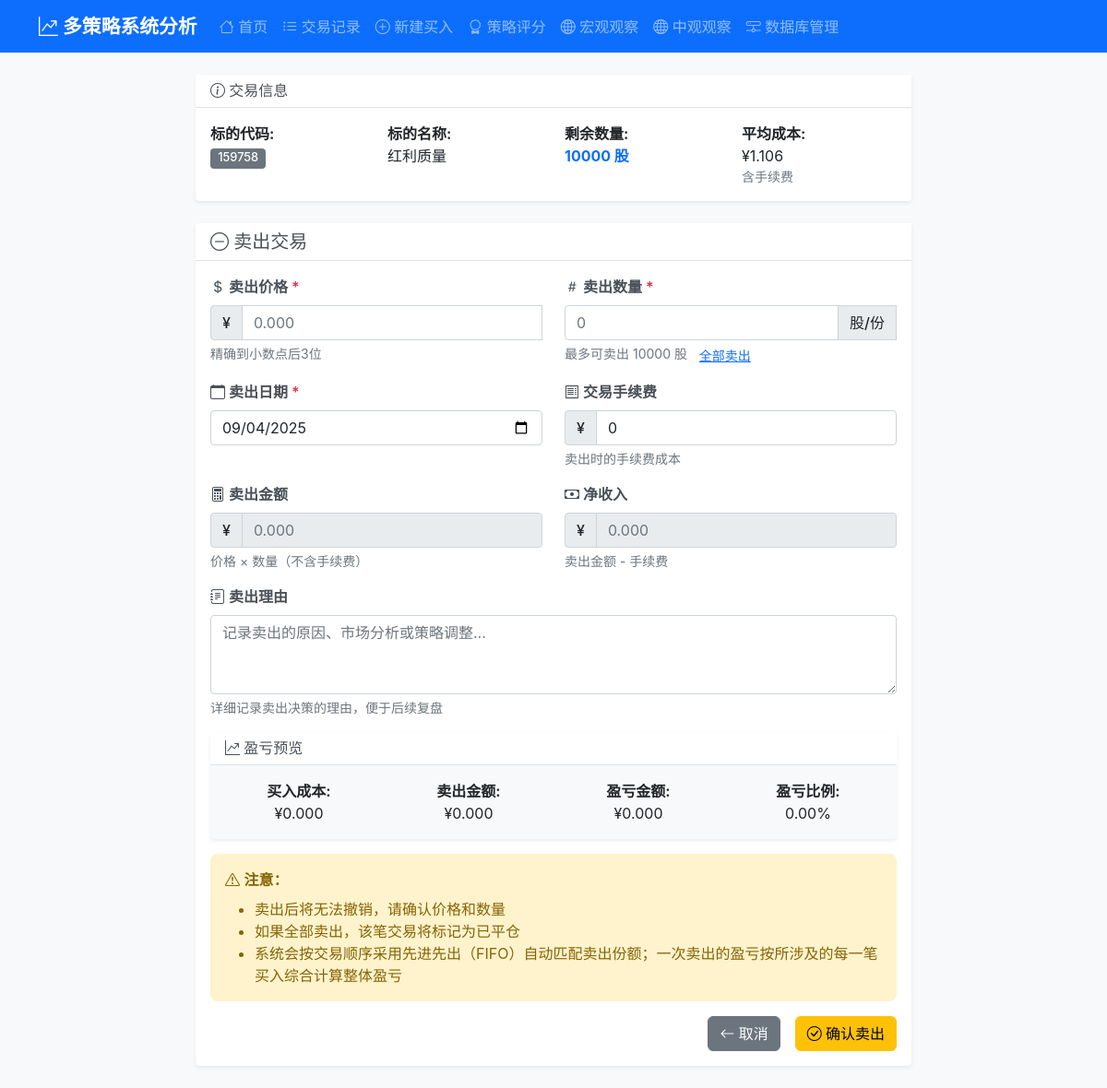
The app's page /add_sell/206 with its own data.
### tables this page shows
CREATE TABLE trades (
                id INTEGER PRIMARY KEY AUTOINCREMENT,
                symbol_code TEXT NOT NULL,
                symbol_name TEXT NOT NULL,
                open_date DATE NOT NULL,
                close_date DATE,
                status TEXT DEFAULT 'open',  -- open: 持仓中, closed: 已平仓
                total_buy_amount DECIMAL(15,3) DEFAULT 0,
                total_buy_quantity INTEGER DEFAULT 0,
                total_sell_amount DECIMAL(15,3) DEFAULT 0,
                total_sell_quantity INTEGER DEFAULT 0,
                remaining_quantity INTEGER DEFAULT 0,
                total_profit_loss DECIMAL(15,3) DEFAULT 0,
                total_profit_loss_pct DECIMAL(8,4) DEFAULT 0,
                holding_days INTEGER DEFAULT 0,
                created_at TIMESTAMP DEFAULT CURRENT_TIMESTAMP,
                updated_at TIMESTAMP DEFAULT CURRENT_TIMESTAMP
            , strategy TEXT DEFAULT "trend", trade_log TEXT, deleted_at TIMESTAMP, deleted_reason TEXT, strategy_id INTEGER, is_deleted INTEGER DEFAULT 0, delete_date TIMESTAMP, delete_reason TEXT, operator_note TEXT, total_gross_profit DECIMAL(15,3) DEFAULT 0, total_net_profit DECIMAL(15,3) DEFAULT 0, total_net_profit_pct DECIMAL(8,4) DEFAULT 0, total_buy_fees DECIMAL(15,3) DEFAULT 0, total_sell_fees DECIMAL(15,3) DEFAULT 0, total_fees DECIMAL(15,3) DEFAULT 0, total_fee_ratio_pct DECIMAL(8,4) DEFAULT 0);

### routes/trading_routes.py (the view, shortened to what this page needs)
@trading_bp.route('/add_sell/<int:trade_id>', methods=['GET', 'POST'])
def add_sell(trade_id):
    if request.method == 'GET':
        try:
            trading_service = TradingService(current_app.db_service)
            trade = trading_service.get_trade_by_id(trade_id)
            if not trade:
                return redirect(url_for('trading.trades'))
            db = current_app.db_service
            row = db.execute_query(
                """
                SELECT COALESCE(SUM(price * quantity), 0) AS gross_buy,
                       COALESCE(SUM(quantity), 0) AS qty
                FROM trade_details
                WHERE trade_id = ? AND transaction_type = 'buy' AND is_deleted = 0
                """,
                (trade_id,),
                fetch_one=True,
            )
            gross_buy = row['gross_buy'] if row else 0
            qty = row['qty'] if row else 0
            avg_buy_price_ex_fee = float(gross_buy) / float(qty) if qty else 0.0
            return render_template('add_sell.html', trade=trade, avg_buy_price_ex_fee=avg_buy_price_ex_fee)
        except Exception as e:
            current_app.logger.error(f"卖出页面加载失败: {str(e)}")
            return redirect(url_for('trading.trades'))

### services/database_service.py (called while the page is built)
    def execute_query(self, query: str, params: tuple = (), fetch_one: bool = False, fetch_all: bool = True) -> Any:
        with self.get_connection() as conn:
            cursor = conn.cursor()
            cursor.execute(query, params)
            if query.strip().upper().startswith(('INSERT', 'UPDATE', 'DELETE')):
                conn.commit()
            if fetch_one:
                return cursor.fetchone()
            elif fetch_all:
                return cursor.fetchall()
            else:
                return cursor.lastrowid

### services/trading_service.py (called while the page is built)
    def get_trade_by_id(self, trade_id: int, include_deleted: bool = False) -> Optional[Dict[str, Any]]:
        query = "SELECT t.*, s.name as strategy_name FROM trades t LEFT JOIN strategies s ON t.strategy_id = s.id WHERE t.id = ?"
        params = [trade_id]
        if not include_deleted:
            query += " AND t.is_deleted = 0"
        trade = self.db.execute_query(query, tuple(params), fetch_one=True)
        return dict(trade) if trade else None

### templates/add_sell.html (shortened to what this page needs)
{% extends "base.html" %}
{% block content %}
    <div class="row justify-content-center">
        <div class="col-lg-8">
            <div class="card mb-4">
                <div class="card-header">
                    <h6 class="card-title mb-0">
                        <i class="bi bi-info-circle"></i> 交易信息
                    </h6>
                </div>
                <div class="card-body">
                    <div class="row">
                        <div class="col-md-3">
                            <strong>标的代码:</strong>
                            <br>
                            <span class="badge bg-secondary">{{ trade.symbol_code }}</span>
                        </div>
                        <div class="col-md-3">
                            <strong>标的名称:</strong>
                            <br>
                            {{ trade.symbol_name }}
                        </div>
                        <div class="col-md-3">
                            <strong>剩余数量:</strong>
                            <br>
                            <span class="text-primary fw-bold">{{ trade.remaining_quantity }} 股</span>
                        </div>
                        <div class="col-md-3">
                            <strong>平均成本:</strong>
                            <br>
                            ¥{{ "%.3f"|format(trade.total_buy_amount / trade.total_buy_quantity) }}
                            <small class="text-muted d-block">含手续费</small>
                        </div>
                    </div>
                </div>
            </div>
            <div class="card">
                <div class="card-header">
                    <h5 class="card-title mb-0">
                        <i class="bi bi-dash-circle"></i> 卖出交易
                    </h5>
                </div>
                <div class="card-body">
                    <form method="POST" class="needs-validation" novalidate>
                        <div class="row">
                            <div class="col-md-6 mb-3">
                                <label for="price" class="form-label">
                                    <i class="bi bi-currency-dollar"></i> 卖出价格 <span class="text-danger">*</span>
                                </label>
                                <div class="input-group">
                                    <span class="input-group-text">¥</span>
                                    <input type="number"
                                           class="form-control"
                                           id="price"
                                           name="price"
                                           step="0.001"
                                           min="0.001"
                                           placeholder="0.000"
                                           required>
                                </div>
                                <div class="form-text">精确到小数点后3位</div>
                            </div>
                            <div class="col-md-6 mb-3">
                                <label for="quantity" class="form-label">
                                    <i class="bi bi-hash"></i> 卖出数量 <span class="text-danger">*</span>
                                </label>
                                <div class="input-group">
                                    <input type="number"
                                           class="form-control"
                                           id="quantity"
                                           name="quantity"
                                           min="1"
                                           max="{{ trade.remaining_quantity }}"
                                           placeholder="0"
                                           required>
                                    <span class="input-group-text">股/份</span>
                                </div>
                                <div class="form-text">
                                    最多可卖出 {{ trade.remaining_quantity }} 股
                                    <button type="button"
                                            class="btn btn-link btn-sm p-0 ms-2"
                                            onclick="setMaxQuantity()">全部卖出</button>
                                </div>
                            </div>
                        </div>
                        <div class="row">
                            <div class="col-md-6 mb-3">
                                <label for="transaction_date" class="form-label">
                                    <i class="bi bi-calendar"></i> 卖出日期 <span class="text-danger">*</span>
                                </label>
                                <input type="date"
                                       class="form-control"
                                       id="transaction_date"
                                       name="transaction_date"
                                       required>
                            </div>
                            <div class="col-md-6 mb-3">
                                <label for="transaction_fee" class="form-label">
                                    <i class="bi bi-receipt"></i> 交易手续费
                                </label>
                                <div class="input-group">
                                    <span class="input-group-text">¥</span>
                                    <input type="number"
                                           class="form-control"
                                           id="transaction_fee"
                                           name="transaction_fee"
                                           step="0.01"
                                           min="0"
                                           placeholder="0.00"
                                           value="0">
                                </div>
                                <div class="form-text">卖出时的手续费成本</div>
                            </div>
                        </div>
                        <div class="row">
                            <div class="col-md-6 mb-3">
                                <label class="form-label">
                                    <i class="bi bi-calculator"></i> 卖出金额
                                </label>
                                <div class="input-group">
                                    <span class="input-group-text">¥</span>
                                    <input type="text"
                                           class="form-control"
                                           id="sell_amount_display"
                                           readonly
                                           placeholder="0.000">
                                </div>
                                <div class="form-text">价格 × 数量（不含手续费）</div>
                            </div>
                            <div class="col-md-6 mb-3">
                                <label class="form-label">
                                    <i class="bi bi-cash"></i> 净收入
                                </label>
                                <div class="input-group">
                                    <span class="input-group-text">¥</span>
                                    <input type="text"
                                           class="form-control"
                                           id="net_amount_display"
                                           readonly
                                           placeholder="0.000">
                                </div>
                                <div class="form-text">卖出金额 - 手续费</div>
                            </div>
                        </div>
                        <div class="row">
                            <div class="col-md-12 mb-3">
                                <label for="sell_reason" class="form-label">
                                    <i class="bi bi-journal-text"></i> 卖出理由
                                </label>
                                <textarea class="form-control"
                                          id="sell_reason"
                                          name="sell_reason"
                                          rows="3"
                                          placeholder="记录卖出的原因、市场分析或策略调整..."></textarea>
                                <div class="form-text">详细记录卖出决策的理由，便于后续复盘</div>
                            </div>
                        </div>
                        <div class="card bg-light mb-3">
                            <div class="card-header">
                                <h6 class="card-title mb-0">
                                    <i class="bi bi-graph-up-arrow"></i> 盈亏预览
                                </h6>
                            </div>
                            <div class="card-body">
                                <div class="row text-center">
                                    <div class="col-md-3">
                                        <strong>买入成本:</strong>
                                        <br>
                                        <span id="buy_cost_display">¥0.000</span>
                                    </div>
                                    <div class="col-md-3">
                                        <strong>卖出金额:</strong>
                                        <br>
                                        <span id="sell_amount_preview">¥0.000</span>
                                    </div>
                                    <div class="col-md-3">
                                        <strong>盈亏金额:</strong>
                                        <br>
                                        <span id="profit_loss_amount">¥0.000</span>
                                    </div>
                                    <div class="col-md-3">
                                        <strong>盈亏比例:</strong>
                                        <br>
                                        <span id="profit_loss_pct">0.00%</span>
                                    </div>
                                </div>
                            </div>
                        </div>
                        <div class="alert alert-warning" role="alert">
                            <i class="bi bi-exclamation-triangle"></i>
                            <strong>注意：</strong>
                            <ul class="mb-0 mt-2">
                                <li>卖出后将无法撤销，请确认价格和数量</li>
                                <li>如果全部卖出，该笔交易将标记为已平仓</li>
                                <li>系统会按交易顺序采用先进先出（FIFO）自动匹配卖出份额；一次卖出的盈亏按所涉及的每一笔买入综合计算整体盈亏</li>
                            </ul>
                        </div>
                        <div class="d-grid gap-2 d-md-flex justify-content-md-end">
                            <a href="{{ url_for("trading.trades") }}"
                               class="btn btn-secondary me-md-2">
                                <i class="bi bi-arrow-left"></i> 取消
                            </a>
                            <button type="submit" class="btn btn-warning">
                                <i class="bi bi-check-circle"></i> 确认卖出
                            </button>
                        </div>
                    </form>
                </div>
            </div>
        </div>
    </div>
{% endblock %}

### static/css/style.css (style rules this page uses)
body { font-family: -apple-system, BlinkMacSystemFont, 'Segoe UI', Roboto, Oxygen, Ubuntu, Cantarell, sans-serif; background-color: #f8f9fa; }
.card { border: none; box-shadow: 0 0.125rem 0.25rem rgb(0 0 0 / 7.5%); transition: box-shadow 0.15s ease-in-out; }
.badge { font-size: 0.8rem; font-weight: 500; }
.btn { font-weight: 500; border-radius: 0.375rem; transition: all 0.15s ease-in-out; }
.card-header { background-color: #fff; border-bottom: 1px solid #dee2e6; font-weight: 600; }
.card-header .card-title { color: #495057; }
.form-label { font-weight: 600; color: #495057; margin-bottom: 0.5rem; }
.input-group-text { background-color: #e9ecef; border-color: #ced4da; font-weight: 500; }
.text-danger { color: #dc3545 !important; }
.alert { border: none; border-radius: 0.5rem; }
.alert-warning { background-color: #fff3cd; color: #856404; }

### records on screen
trades: symbol_code "159758", symbol_name "红利质量", remaining_quantity "10000", trade.total_buy_amount/trade.total_buy_quantity "1.106"
